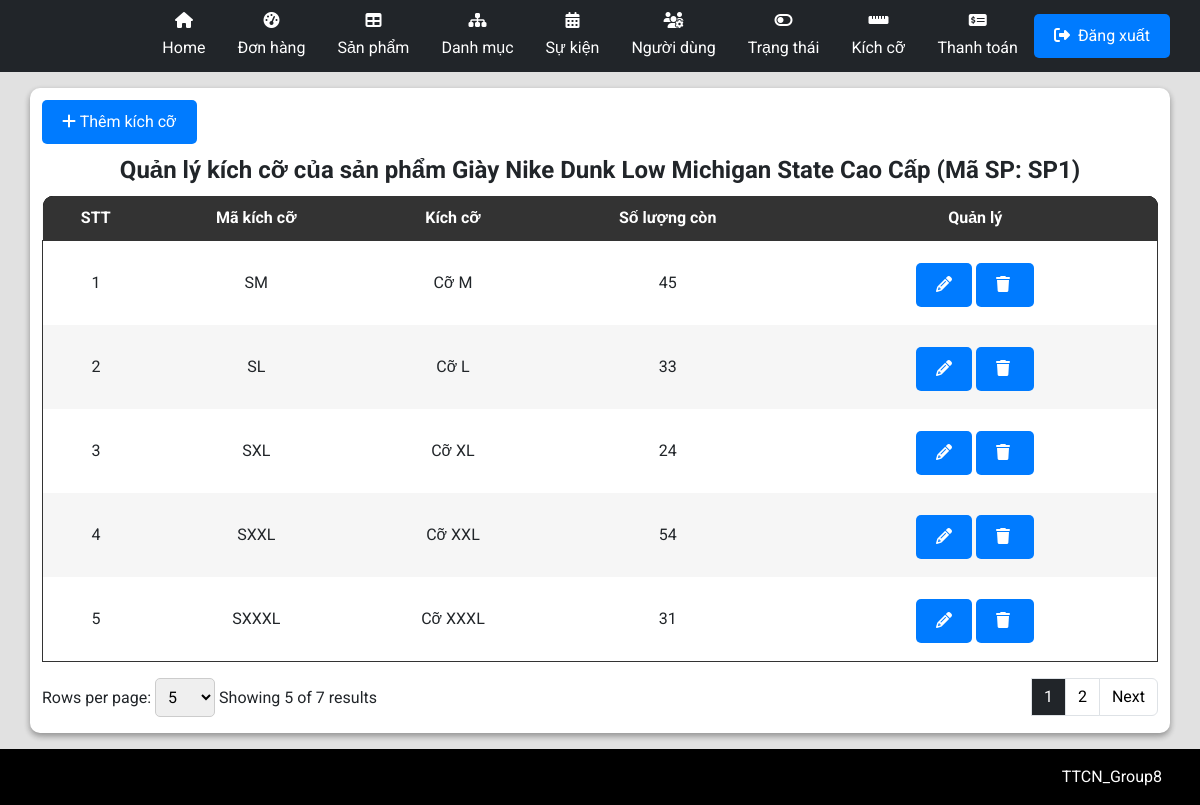
Page /admin/AdminIndex.php?workingPage=productSize&productId=7f0f5819-7962-401c-b98f-5d7bfd92a001 (signed in) on the committed database.
### tables this page shows
create table tbl_product (
  id varchar(150) primary key not null,
  code varchar(1200),
  name varchar(1200),
  description LONGTEXT,
  price float,
  createDate datetime,
  category_id varchar(1150) not null,
  event_id varchar(1150)
);

create table tbl_product_size (
  product_id varchar(150) not null,
  size_id varchar(150) not null,
  quantity int,
  primary key (product_id, size_id)
);

create table tbl_size (
  id varchar(150) primary key not null,
  code varchar(200),
  name varchar(200),
  description LONGTEXT
);

### admin/pages/ProductSize/ProductSizeIndex.php (shortened to what this page needs)
<link rel="stylesheet" href="./styles/EventStyles.css">
<?php
$productId = '';
$productName = "";
$productCode = "";
if (isset($_GET['productId'])) {
    $productId = $_GET['productId'];
}
$getTableDataSql = "SELECT *FROM tbl_product WHERE id = '$productId'";
$tableData = mysqli_query($connect, $getTableDataSql);
while ($row = mysqli_fetch_array($tableData)) {
    $productName = $row['name'];
    $productCode = $row['code'];
}
?>
<?php
$countAllSql = "SELECT * FROM tbl_product_size WHERE product_id = '$productId'";
$total_records = mysqli_num_rows(mysqli_query($connect, $countAllSql));
$pageIndex = isset($_GET['page']) ? $_GET['page'] : 1;
$pageSize = isset($_GET['limit']) ? $_GET['limit'] : 5;
$total_page = ceil($total_records / $pageSize);
$start = ($pageIndex - 1) * $pageSize;
$getTableDataSql = "SELECT * FROM tbl_product_size WHERE product_id = '$productId'
    LIMIT $start, $pageSize";
$tableData = mysqli_query($connect, $getTableDataSql);
?>
<div class="text-left flex justify-between">
    <button type="button" class="btn btn-primary mb-2 mt-3" data-bs-toggle="modal" data-bs-target="#addProductSizeModal">
        <i class="fa-solid fa-plus"></i>
        Thêm kích cỡ
    </button>
</div>
<div class="container p-0">
    <table class="w-100">
        <legend class="text-center"><b>Quản lý kích cỡ của sản phẩm <?php echo $productName; ?> <?php if (trim($productCode) != "") echo '(Mã SP: ' . trim($productCode) . ')'; ?> </b></legend>
        <thead class="table-head w-100">
            <tr class="table-heading">
                <th class="noWrap">STT</th>
                <th class="noWrap">Mã kích cỡ</th>
                <th class="noWrap">Kích cỡ</th>
                <th class="noWrap">Số lượng còn</th>
                <th class="noWrap">Quản lý</th>
            </tr>
        </thead>
        <tbody class="table-body">
            <?php
            $displayOrder = 0;
            while ($row = mysqli_fetch_array($tableData)) {
                $displayOrder++;
                $getSizeSQL = "SELECT * FROM tbl_size WHERE id = '$row[size_id]';";
                $sizeData = mysqli_query($connect, $getSizeSQL);
                $sizeCode = '';
                $sizeName = '';
                while ($sizeRow = mysqli_fetch_array($sizeData)) {
                    $sizeCode = $sizeRow['code'];
                    $sizeName = $sizeRow['name'];
                }
            ?>
                <tr>
                    <td>
                        <?php echo  $displayOrder + ($pageIndex - 1) * $pageSize; ?>
                    </td>
                    <td>
                        <?php echo $sizeCode; ?>
                    </td>
                    <td>
                        <?php echo $sizeName; ?>
                    </td>
                    <td>
                        <?php echo $row['quantity']; ?>
                    </td>
                    <td>
                        <div style="min-width: 150px;">
                            <button type="button" class="btn btn-primary mb-2 mt-3 con-tooltip top" data-bs-toggle="modal" data-bs-target="#editPopup_<?php echo $row['product_id']; ?>_<?php echo $row['size_id']; ?>">
                                <i class="fa-solid fa-pencil"></i>
                            </button>
                            <button type="button" class="btn btn-primary mb-2 mt-3 con-tooltip top" data-bs-toggle="modal" data-bs-target="#confirmDeletePopup_<?php echo $row['product_id']; ?>_<?php echo $row['size_id']; ?>">
                                <i class="fa-solid fa-trash mr-1"></i>
                            </button>
                        </div>
                    </td>
                </tr>
            <?php
            }
            ?>
        </tbody>
    </table>
    <form action="" method="GET">
        <nav class="row py-2" aria-label="Page navigation example">
            <div class="paganation-infor col py-2">
                <form action="" method="GET">
                    <label for="limitSelect">Rows per page:</label>
                    <select name="limit" id="limitSelect" onchange="updatePageAndLimit()">
                        <option value="5" <?php if ($pageSize == 5) echo 'selected'; ?>>5</option>
                    </select>
                </form>
                <label class="mr-4">Showing
                    <?php
                    echo $pageSize . " of " . $total_records . " results";
                    ?>
                </label>
            </div>
            <ul class="m-0 pagination justify-content-end py-2 col">
                <?php
                for ($i = 1; $i <= $total_page; $i++) {
                    if ($i == $pageIndex) {
                        echo '<li class="page-item light">
                        <span name="page" class="page-link text-reset text-white bg-dark" href="?workingPage=productSize&limit=' . ($pageSize) . '&page=' . ($i) . '"> ' . ($i) . ' </span>
                        </li>';
                    } else {
                        echo '<li class="page-item light">
                        <a name="page" class="page-link text-reset text-black" href="?workingPage=productSize&limit=' . ($pageSize) . '&page=' . ($i) . '"> ' . ($i) . ' </a>
                        </li>';
                    }
                }
                ?>
                <?php
                if ($pageIndex < $total_page && $total_page > 1) {
                    echo '<li class="page-item light">
                    <a name="page" class="page-link text-reset text-black" aria-label="Next" href="?workingPage=productSize&limit=' . ($pageSize) . '&page=' . ($pageIndex + 1) . '">
                    Next
                    </a>
                    </li>';
                }
                ?>
            </ul>
    </form>
</div>

### admin/styles/AdminStyles.css (style rules this page uses)
body { display: flex; flex-direction: column; }

### common/css/CommonStyle.css (style rules this page uses)
html { padding: unset; margin: unset; box-sizing: border-box; scroll-behavior: smooth; }
body { min-height: 100vh; }
:root { --pr-color: rgb(62, 148, 163); }
.m-0 { margin: 0 !important; }
.p-0 { padding: 0 !important; }
.mr-1 { margin-right: 4px !important; }
.mb-2 { margin-bottom: 8px !important; }
.py-2 { padding-top: 8px !important; padding-bottom: 8px !important; }
.mt-3 { margin-top: 12px !important; }
.mr-4 { margin-right: 16px !important; }
.w-100 { width: 100% !important; }
.flex { display: flex; }
.justify-between { justify-content: space-between; }
.text-center { text-align: center; }
.text-white { color: #fff !important; }
.text-black { color: #000 !important; }
.con-tooltip { position: relative; background: #F2D1C9; border-radius: 9px; display: inline-block; transition: all 0.3s ease-in-out; cursor: default; }

### admin/styles/EventStyles.css (style rules this page uses)
* { padding: 0; margin: 0; box-sizing: border-box; }
table { border-radius: 10px; }
.container { width: 100%; }
.table-head { color: white; background-color: #000; }
.table-head .table-heading { background-color: #000; color: white; }
.table-head .table-heading th:first-child { border-top-left-radius: 10px; }
.table-head .table-heading th:last-child { border-top-right-radius: 10px; }
.table-heading { border-radius: 10px; }
.table-head th { padding: 10px; text-align: center; }
.table-head, .table-body { border-collapse: collapse; }
.table-body { border: 1px solid #333; }
.table-body, .table-body tr { background-color: #fff; }
.table-body td { text-align: center; }
.table-body tr:nth-child(2n + 2) { background-color: #f6f6f6; }
table { border-collapse: collapse; background-color: #f8f8f8; }
th, td { padding: 10px; text-align: left; }
th { background-color: #333; color: white; }
.btn-primary { background-color: #007bff; color: white; padding: 10px 20px; border: none; border-radius: 5px; cursor: pointer; }
.noWrap { white-space: nowrap; }
select, option { width: 60px; padding: 8px; border: 1px solid #ccc; border-radius: 5px; }

### rows in the picture
tbl_product: name "Giày Nike Dunk Low Michigan State Cao Cấp", code "SP1"
tbl_product_size: pageSize "1", size.code "SM", size.name "Cỡ M", quantity "45"
tbl_product_size: pageSize "2", size.code "SL", size.name "Cỡ L", quantity "33"
tbl_product_size: pageSize "3", size.code "SXL", size.name "Cỡ XL", quantity "24"
tbl_product_size: pageSize "4", size.code "SXXL", size.name "Cỡ XXL", quantity "54"
tbl_product_size: pageSize "5", size.code "SXXXL", size.name "Cỡ XXXL", quantity "31"

### other values in the picture
$pageSize "5"
$total_records "7"
